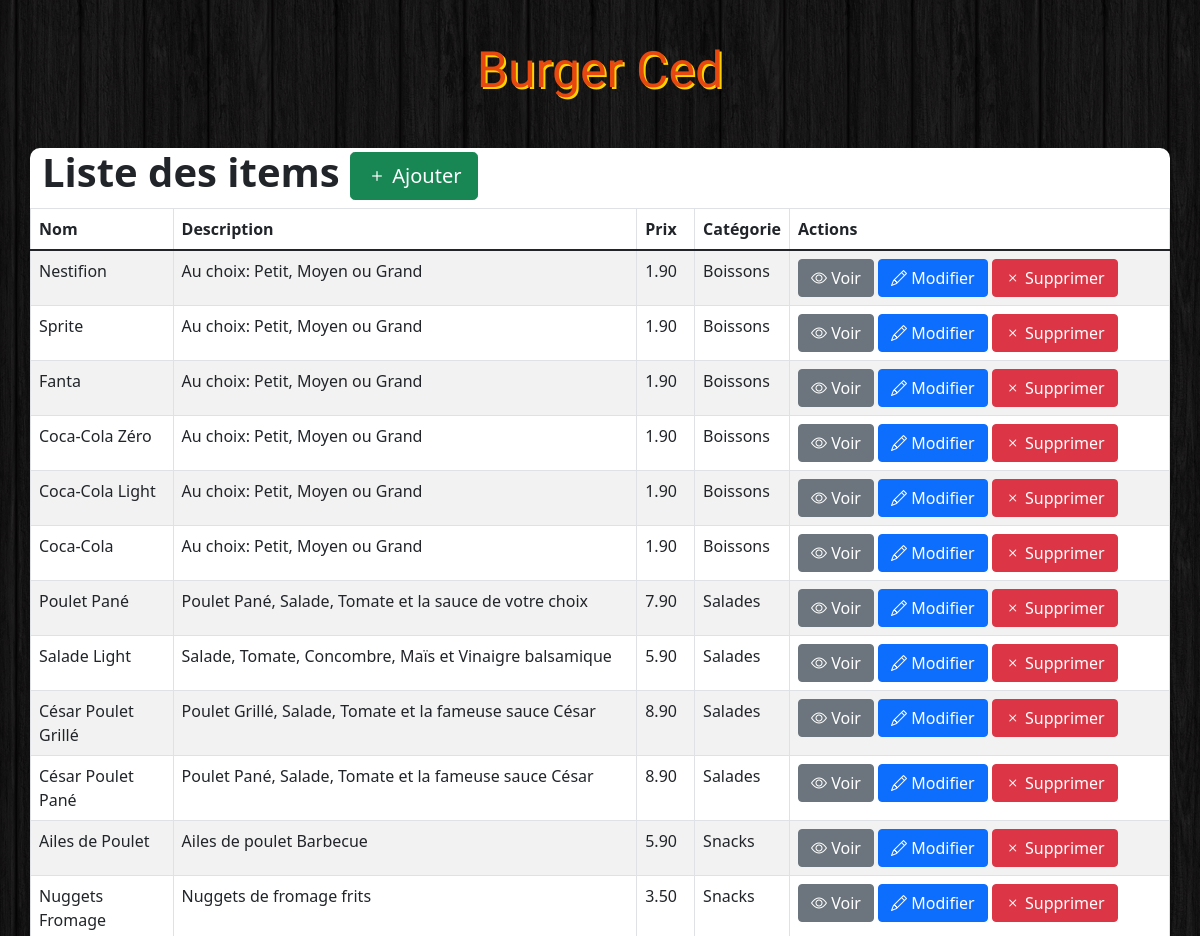
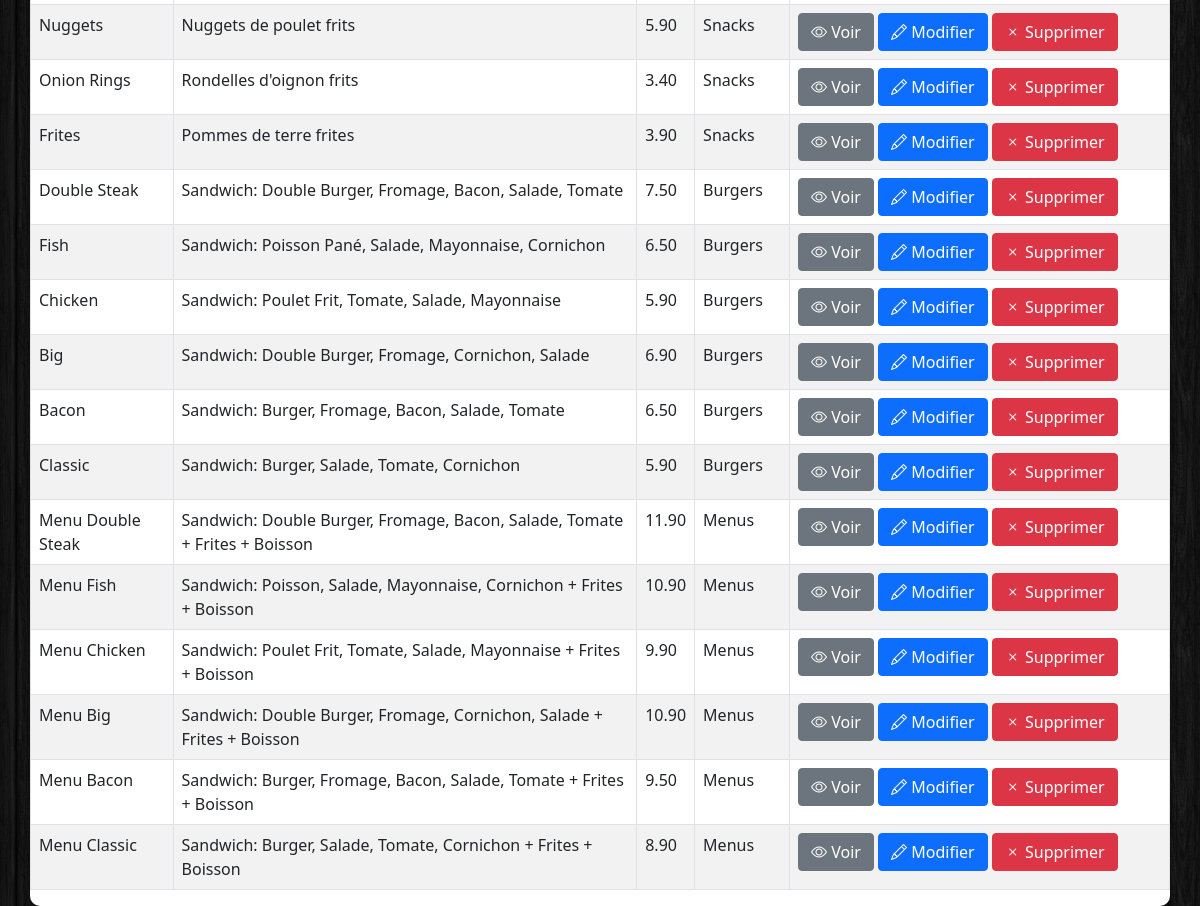
The app's page /Admin/gestion.php with its own data (2 pictures, top to bottom).
### tables this page shows
CREATE TABLE `items` (
  `id` int(11) NOT NULL,
  `name` varchar(100) NOT NULL,
  `description` varchar(255) NOT NULL,
  `price` float NOT NULL,
  `image` varchar(255) NOT NULL,
  `category` int(11) NOT NULL
);

CREATE TABLE `categories` (
  `id` int(11) NOT NULL,
  `name` varchar(100) NOT NULL
);

### Admin/gestion.php (the view, shortened to what this page needs)
<!DOCTYPE html>
<html>
    <head>
        <link href="https://cdn.jsdelivr.net/npm/bootstrap@5.1.1/dist/css/bootstrap.min.css" rel="stylesheet">
        <link rel="stylesheet" href="https://cdn.jsdelivr.net/npm/bootstrap-icons@1.5.0/font/bootstrap-icons.css">
        <link rel="stylesheet" href="../CSS/styles.css">
    </head>
    <body>
        <h1 class="text-logo"><span class="glyphicon glyphicon-cutlery"></span> Burger Ced <span class="glyphicon glyphicon-cutlery"></span></h1>
        <div class="container admin">
            <div class="row">
                <h1><strong>Liste des items   </strong><a href="insert.php" class="btn btn-success btn-lg"><span class="bi-plus"></span> Ajouter</a></h1>
                <table class="table table-striped table-bordered">
                  <thead>
                    <tr>
                      <th>Nom</th>
                      <th>Description</th>
                      <th>Prix</th>
                      <th>Catégorie</th>
                      <th>Actions</th>
                    </tr>
                  </thead>
                  <tbody>
                  <?php
                  $db=Database::connect();
                  $statement=$db->query("select items.id,items.name,items.description,items.price,categories.name As category from items left join categories on items.category=categories.id ORDER BY items.id desc ");
                  while($item=$statement->fetch()){
                   echo '<tr>';
                   echo '<td>'.$item['name'].'</td>';
                    echo '<td>'.$item['description'].'</td>';
                   echo '<td>'.number_format((float)$item['price'],2,".","").'</td>';
                    echo '<td>'.$item['category'].'</td>';
                  echo '<td width=380>';
                  echo     '<a class="btn btn-secondary" href="view.php?id='.$item['id'].'"><span class="bi-eye"></span> Voir</a>';
              echo   '<a class="btn btn-primary" href="update.php?id='.$item['id'].'"><span class="bi-pencil"></span> Modifier</a>';
                    echo  '<a class="btn btn-danger" href="delete.php?id='.$item['id'].'"><span class="bi-x"></span> Supprimer</a>';
                   echo '</td>';
                  echo '</tr>';
                  }
                  ?>
                  </tbody>
                </table>
            </div>
        </div>
    </body>
</html>

### CSS/styles.css (style rules this page uses)
body { background: url(../images/bg.png); }
.text-logo { font-family: 'Holtwood One SC', sans-serif; color: #e7480f; text-shadow: 2px 2px #ffd301; font-size: 50px; padding: 40px 0px; text-align: center; }
.container { background: white; position: relative; top:100%; border-radius: 10px; }

### records on screen
items: name "Nestifion", description "Au choix: Petit, Moyen ou Grand", price "1.90", category.name "Boissons"
items: name "Sprite", description "Au choix: Petit, Moyen ou Grand", price "1.90", category.name "Boissons"
items: name "Fanta", description "Au choix: Petit, Moyen ou Grand", price "1.90", category.name "Boissons"
items: name "Coca-Cola Zéro", description "Au choix: Petit, Moyen ou Grand", price "1.90", category.name "Boissons"
items: name "Coca-Cola Light", description "Au choix: Petit, Moyen ou Grand", price "1.90", category.name "Boissons"
items: name "Coca-Cola", description "Au choix: Petit, Moyen ou Grand", price "1.90", category.name "Boissons"
items: name "Poulet Pané", description "Poulet Pané, Salade, Tomate et la sauce de votre choix", price "7.90", category.name "Salades"
items: name "Salade Light", description "Salade, Tomate, Concombre, Maïs et Vinaigre balsamique", price "5.90", category.name "Salades"
items: name "César Poulet Grillé", description "Poulet Grillé, Salade, Tomate et la fameuse sauce César", price "8.90", category.name "Salades"
items: name "César Poulet Pané", description "Poulet Pané, Salade, Tomate et la fameuse sauce César", price "8.90", category.name "Salades"
items: name "Ailes de Poulet", description "Ailes de poulet Barbecue", price "5.90", category.name "Snacks"
items: name "Nuggets Fromage", description "Nuggets de fromage frits", price "3.50", category.name "Snacks"
items: name "Nuggets", description "Nuggets de poulet frits", price "5.90", category.name "Snacks"
items: name "Onion Rings", description "Rondelles d'oignon frits", price "3.40", category.name "Snacks"
items: name "Frites", description "Pommes de terre frites", price "3.90", category.name "Snacks"
items: name "Double Steak", description "Sandwich: Double Burger, Fromage, Bacon, Salade, Tomate", price "7.50", category.name "Burgers"
items: name "Fish", description "Sandwich: Poisson Pané, Salade, Mayonnaise, Cornichon", price "6.50", category.name "Burgers"
items: name "Chicken", description "Sandwich: Poulet Frit, Tomate, Salade, Mayonnaise", price "5.90", category.name "Burgers"
items: name "Big", description "Sandwich: Double Burger, Fromage, Cornichon, Salade", price "6.90", category.name "Burgers"
items: name "Bacon", description "Sandwich: Burger, Fromage, Bacon, Salade, Tomate", price "6.50", category.name "Burgers"
items: name "Classic", description "Sandwich: Burger, Salade, Tomate, Cornichon", price "5.90", category.name "Burgers"
items: name "Menu Double Steak", description "Sandwich: Double Burger, Fromage, Bacon, Salade, Tomate + Frites + Boisson", price "11.90", category.name "Menus"
items: name "Menu Fish", description "Sandwich: Poisson, Salade, Mayonnaise, Cornichon + Frites + Boisson", price "10.90", category.name "Menus"
items: name "Menu Chicken", description "Sandwich: Poulet Frit, Tomate, Salade, Mayonnaise + Frites + Boisson", price "9.90", category.name "Menus"
items: name "Menu Big", description "Sandwich: Double Burger, Fromage, Cornichon, Salade + Frites + Boisson", price "10.90", category.name "Menus"
items: name "Menu Bacon", description "Sandwich: Burger, Fromage, Bacon, Salade, Tomate + Frites + Boisson", price "9.50", category.name "Menus"
items: name "Menu Classic", description "Sandwich: Burger, Salade, Tomate, Cornichon + Frites + Boisson", price "8.90", category.name "Menus"
